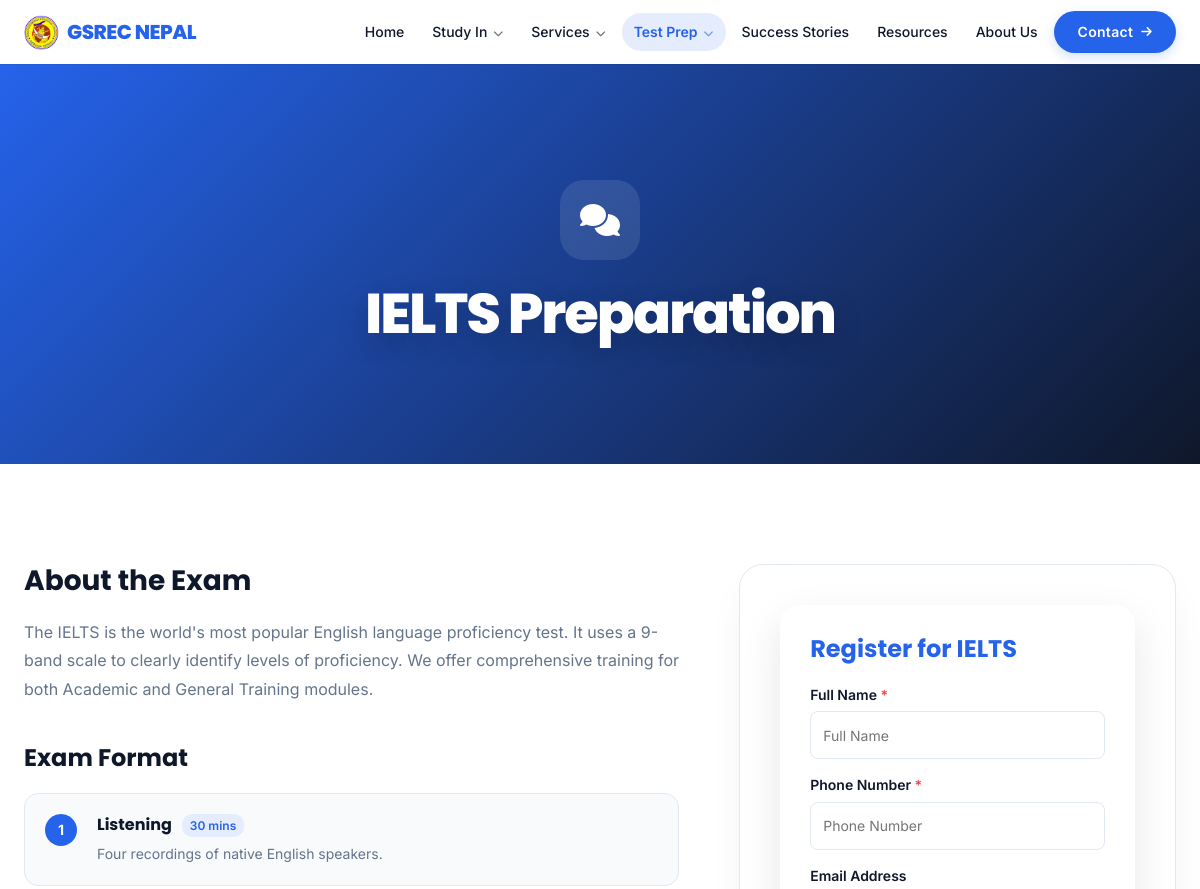
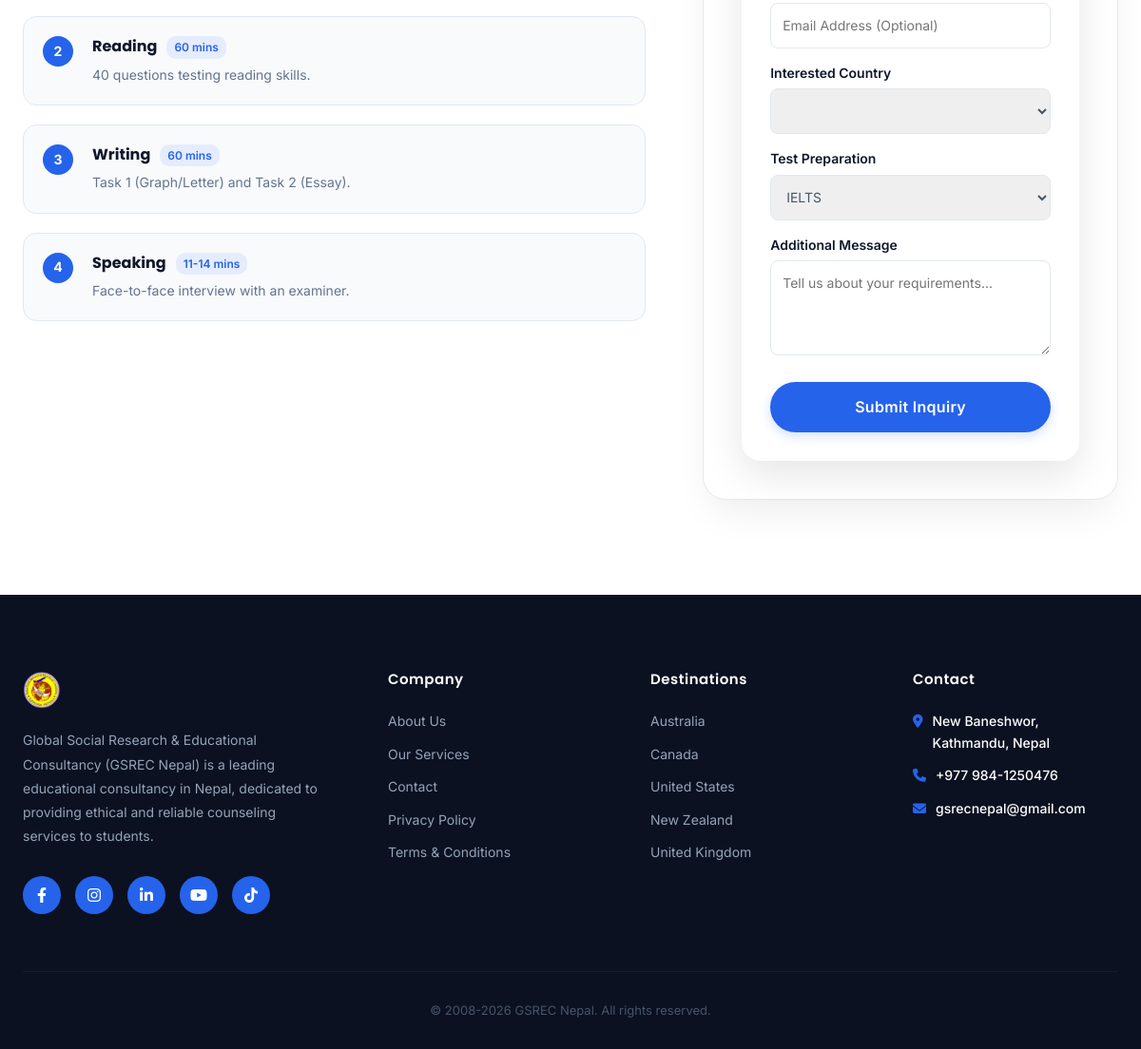
Screenshot of /test-prep/ielts/ with the database file from the repository (2 pictures, top to bottom).
### core/models.py (models this page shows, shortened)
class SiteSettings(models.Model):
    site_name = models.CharField(max_length=100, default="GSREC NEPAL")
    logo = models.ImageField(upload_to='site/', blank=True, null=True, help_text="Main logo for Header")
    footer_logo = models.ImageField(upload_to='site/', blank=True, null=True, help_text="Logo for Footer. Defaults to main logo if not set.")
    favicon = models.ImageField(upload_to='site/', blank=True, null=True)
    footer_description = models.TextField(blank=True, default="Global Student Research & Educational Consultancy (GSREC Nepal) is a leading educational consultancy in Nepal, dedicated to providing ethical and reliable counseling services to students.")
    address = models.CharField(max_length=200, default="New Baneshwor, Kathmandu, Nepal")
    address_link = models.URLField(blank=True, null=True, help_text="Direct Google Maps link for the address")
    phone = models.CharField(max_length=50, default="+977 1-4244XXX")
    email = models.EmailField(default="info@gsrecnepal.com")
    facebook_link = models.URLField(blank=True, null=True)
    twitter_link = models.URLField(blank=True, null=True)
    instagram_link = models.URLField(blank=True, null=True)
    linkedin_link = models.URLField(blank=True, null=True)
    youtube_link = models.URLField(blank=True, null=True)
    tiktok_link = models.URLField(blank=True, null=True)
    footer_company_title = models.CharField(max_length=50, default="Company")
    footer_destinations_title = models.CharField(max_length=50, default="Destinations")
    footer_contact_title = models.CharField(max_length=50, default="Contact")
    class Meta:
        verbose_name_plural = "Site Settings"

class TestPrep(models.Model):
    slug = models.SlugField(unique=True, blank=True)
    name = models.CharField(max_length=50, help_text="Short name e.g., IELTS")
    full_name = models.CharField(max_length=100)
    icon_class = models.CharField(max_length=50, help_text="Full FontAwesome class, e.g., 'fa-solid fa-book' or 'fa-brands fa-duolingo'")
    intro = models.TextField()
    format_data = models.JSONField(default=list, help_text="List of format sections")
    score_scale = models.CharField(max_length=100)
    validity = models.CharField(max_length=100)
    order = models.IntegerField(default=0)
    class Meta:
        ordering = ['order', 'name']

class Country(models.Model):
    slug = models.SlugField(unique=True, blank=True)
    name = models.CharField(max_length=100)
    flag_emoji = models.CharField(max_length=10, blank=True, null=True, help_text="Emoji flag or similar")
    background_image = models.ImageField(upload_to='countries/', blank=True, null=True)
    intro = models.TextField()
    facts = models.JSONField(default=list, help_text="List of facts")
    universities = models.JSONField(default=list, help_text="List of top universities")
    order = models.IntegerField(default=0)
    class Meta:
        verbose_name_plural = "Countries"
        ordering = ['order', 'name']

### core/views.py (the view, shortened to what this page needs)
# urls.py: path('test-prep/<slug:slug>/', views.test_prep_detail, name='test_prep_detail'),
def test_prep_detail(request, slug):
    test_prep = get_object_or_404(TestPrep, slug=slug)
    countries = Country.objects.all()
    services = Service.objects.all()
    test_preps = TestPrep.objects.all()
    submitted = False
    context = {
        'test_prep': test_prep,
        'countries': countries,
        'services': services,
        'test_preps': test_preps,
        'global_test_preps': test_preps, # For partial
        'submitted': submitted
    }
    return render(request, 'core/test_prep_detail.html', context)

### core/templates/core/test_prep_detail.html (shortened to what this page needs)
{% extends 'core/base.html' %}
{% load static %}
{% block content %}
<section
    style="height: 50vh; position: relative; display: flex; align-items: center; justify-content: center; color: white; text-align: center; background: linear-gradient(135deg, var(--primary) 0%, var(--dark) 100%);">
    <div style="position: relative; z-index: 2; padding: 0 20px;">
        <div
            style="width: 80px; height: 80px; background: rgba(255,255,255,0.1); border-radius: 24px; display: inline-flex; align-items: center; justify-content: center; font-size: 32px; color: white; margin-bottom: 20px;">
            <i class="{{ test_prep.icon_class }}"></i>
        </div>
        <h1
            style="font-size: 56px; font-weight: 800; text-shadow: 0 10px 30px rgba(0,0,0,0.2); letter-spacing: -2px; color: #FFFFFF;">
            {{ test_prep.name }} Preparation</h1>
    </div>
</section>
<section class="content-section">
    <div class="container">
        <div class="test-prep-grid">
            <div class="fade-in-section is-visible">
                <h2 style="font-size: 28px; font-weight: 700; margin-bottom: 20px; color: var(--dark);">About the Exam
                </h2>
                <p style="font-size: 16px; line-height: 1.8; color: var(--gray); margin-bottom: 40px;">
                    {{test_prep.intro}}</p>
                <h3 style="font-size: 24px; font-weight: 700; margin-bottom: 20px; color: var(--dark);">Exam Format</h3>
                <div style="display: flex; flex-direction: column; gap: 20px;">
                    {% for item in test_prep.format_data %}
                    <div
                        style="display: flex; gap: 20px; background: #F8FAFC; padding: 20px; border-radius: 14px; border: 1px solid #E2E8F0;">
                        <div
                            style="flex-shrink: 0; width: 32px; height: 32px; background: var(--primary); border-radius: 50%; color: white; display: flex; align-items: center; justify-content: center; font-size: 14px; font-weight: bold;">
                            {{ forloop.counter }}</div>
                        <div>
                            <div style="display: flex; align-items: baseline; gap: 10px; margin-bottom: 6px;">
                                <h4 style="font-weight: 700; color: var(--dark); font-size: 16px;">{{ item.section }}
                                </h4>
                                <span
                                    style="font-size: 12px; background: color-mix(in srgb, var(--primary) 12%, white); color: var(--primary); padding: 2px 8px; border-radius: 10px; font-weight: 600;">{{item.duration}}</span>
                            </div>
                            <p style="font-size: 14px; color: var(--gray); line-height: 1.6;">{{ item.description }}</p>
                        </div>
                    </div>
                    {% endfor %}
                </div>
            </div>
            <div class="fade-in-section is-visible" style="transition-delay: 200ms;">
                <div
                    style="background: white; padding: 40px; border-radius: 24px; border: 1px solid #e2e8f0; box-shadow: 0 20px 40px -10px rgba(0,0,0,0.08); position: sticky; top: 90px;">
                    {% with form_title="Register for "|add:test_prep.name %}
                    {% include 'core/includes/inquiry_form.html' %}
                    {% endwith %}
                </div>
            </div>
        </div>
    </div>
</section>
{% endblock %}

### core/templates/core/base.html (shortened to what this page needs)
{% load static %}
<!DOCTYPE html>
<html lang="en">
<head>
    <link rel="stylesheet" href="https://cdnjs.cloudflare.com/ajax/libs/font-awesome/6.4.0/css/all.min.css">
    <link rel="stylesheet" href="{% static 'core/css/style.css' %}">
    <link rel="stylesheet" href="{% static 'core/css/components.css' %}">
</head>
<body>
    <header class="site-header">
        <div class="container">
            <nav style="display: flex; justify-content: space-between; align-items: center; height: 64px;">
                <a href="{% url 'index' %}" class="site-logo">
                    {% if site_settings.logo %}
                    <img src="{{ site_settings.logo.url }}" alt="{{ site_settings.site_name }}" style="height: 35px;">
                    {% else %}
                    <div class="logo-icon">
                        <i class="fa-solid fa-graduation-cap"></i>
                    </div>
                    {% endif %}
                    GSREC NEPAL
                </a>
                <div class="nav-links-container">
                    <div class="nav-item-wrapper">
                        <a href="{% url 'index' %}"
                            class="nav-item {% if request.resolver_match.url_name == 'index' %}active{% endif %}">
                            Home
                        </a>
                    </div>
                    <div class="nav-item-wrapper dropdown-wrapper">
                        <div class="nav-item {% if 'study' in request.path %}active{% endif %}">
                            <a href="{% url 'destination_list' %}" class="dropdown-text">Study In</a>
                            <span class="dropdown-chevron"><i class="fa-solid fa-chevron-down"></i></span>
                        </div>
                    </div>
                    <div class="nav-item-wrapper dropdown-wrapper">
                        <div class="nav-item {% if 'services' in request.path %}active{% endif %}">
                            <a href="{% url 'service_list' %}" class="dropdown-text">Services</a>
                            <span class="dropdown-chevron"><i class="fa-solid fa-chevron-down"></i></span>
                        </div>
                    </div>
                    <div class="nav-item-wrapper dropdown-wrapper">
                        <div class="nav-item {% if 'test-prep' in request.path %}active{% endif %}">
                            <a href="{% url 'test_prep_list' %}" class="dropdown-text">Test Prep</a>
                            <span class="dropdown-chevron"><i class="fa-solid fa-chevron-down"></i></span>
                        </div>
                    </div>
                    <div class="nav-item-wrapper">
                        <a href="{% url 'success_stories' %}"
                            class="nav-item {% if request.resolver_match.url_name == 'success_stories' %}active{% endif %}">
                            Success Stories
                        </a>
                    </div>
                    <div class="nav-item-wrapper">
                        <a href="{% url 'resources' %}"
                            class="nav-item {% if request.resolver_match.url_name == 'resources' %}active{% endif %}">
                            Resources
                        </a>
                    </div>
                    <div class="nav-item-wrapper">
                        <a href="{% url 'about' %}"
                            class="nav-item {% if request.resolver_match.url_name == 'about' %}active{% endif %}">
                            About Us
                        </a>
                    </div>
                    <a href="{% url 'contact' %}" class="btn-primary contact-btn">
                        Contact <i class="fa-solid fa-arrow-right" style="font-size: 12px"></i>
                    </a>
                </div>
        </div>
    </header>
    <main>
        {% block content %}
        {% endblock %}
    </main>
    <footer class="site-footer">
        <div class="container">
            <div class="footer-grid" style="margin-bottom: 60px;">
                <div>
                    <div class="site-logo footer-logo" style="color: white; margin-bottom: 20px;">
                        {% if site_settings.footer_logo %}
                        <img src="{{ site_settings.footer_logo.url }}" alt="{{ site_settings.site_name }}"
                            style="height: 40px;">
                        {% elif site_settings.logo %}
                        <img src="{{ site_settings.logo.url }}" alt="{{ site_settings.site_name }}"
                            style="height: 40px;">
                        {% else %}
                        <div class="logo-icon">
                            <i class="fa-solid fa-graduation-cap" style="font-size: 14px;"></i>
                        </div>
                        GSREC
                        {% endif %}
                    </div>
                    <p style="color: #94A3B8; font-size: 14px; line-height: 1.8;">
                        {{ site_settings.footer_description }}
                    </p>
                    <div style="display: flex; gap: 15px; margin-top: 30px;">
                        {% if site_settings.facebook_link %}
                        <a href="{{ site_settings.facebook_link }}" target="_blank" class="social-icon"><i
                                class="fa-brands fa-facebook-f"></i></a>
                        {% endif %}
                        {% if site_settings.instagram_link %}
                        <a href="{{ site_settings.instagram_link }}" target="_blank" class="social-icon"><i
                                class="fa-brands fa-instagram"></i></a>
                        {% endif %}
                        {% if site_settings.linkedin_link %}
                        <a href="{{ site_settings.linkedin_link }}" target="_blank" class="social-icon"><i
                                class="fa-brands fa-linkedin-in"></i></a>
                        {% endif %}
                        {% if site_settings.youtube_link %}
                        <a href="{{ site_settings.youtube_link }}" target="_blank" class="social-icon"><i
                                class="fa-brands fa-youtube"></i></a>
                        {% endif %}
                        {% if site_settings.tiktok_link %}
                        <a href="{{ site_settings.tiktok_link }}" target="_blank" class="social-icon"><i
                                class="fa-brands fa-tiktok"></i></a>
                        {% endif %}
                    </div>
                </div>
                <div>
                    <h4 class="footer-heading">{{ site_settings.footer_company_title|default:"Company" }}</h4>
                    <a href="{% url 'about' %}" class="footer-link">About Us</a>
                    <a href="{% url 'service_list' %}" class="footer-link">Our Services</a>
                    <a href="{% url 'contact' %}" class="footer-link">Contact</a>
                    <a href="{% url 'legal_page_detail' 'privacy-policy' %}" class="footer-link">Privacy Policy</a>
                    <a href="{% url 'legal_page_detail' 'terms-and-conditions' %}" class="footer-link">Terms &
                        Conditions</a>
                </div>
                <div>
                    <h4 class="footer-heading">{{ site_settings.footer_destinations_title|default:"Destinations" }}</h4>
                    {% for country in global_countries|slice:":5" %}
                    <a href="{% url 'destination_detail' country.slug %}" class="footer-link">{{ country.name }}</a>
                    {% endfor %}
                </div>
                <div>
                    <h4 class="footer-heading">{{ site_settings.footer_contact_title|default:"Contact" }}</h4>
                    <a href="{{ site_settings.address_link|default:'#' }}" target="_blank"
                        class="interactive-link footer-contact-item" style="display: flex; gap: 10px; color: inherit;">
                        <i class="fa-solid fa-location-dot" style="margin-top: 4px;"></i>
                        {{ site_settings.address }}
                    </a>
                    <a href="tel:{{ site_settings.phone }}" class="interactive-link footer-contact-item"
                        style="display: flex; gap: 10px; color: inherit;">
                        <i class="fa-solid fa-phone" style="margin-top: 4px;"></i>
                        {{ site_settings.phone }}
                    </a>
                    <a href="mailto:{{ site_settings.email }}" class="interactive-link footer-contact-item"
                        style="display: flex; gap: 10px; color: inherit;">
                        <i class="fa-solid fa-envelope" style="margin-top: 4px;"></i>
                        {{ site_settings.email }}
                    </a>
                </div>
            </div>
            <div
                style="text-align: center; padding-top: 30px; border-top: 1px solid rgba(255,255,255,0.05); color: #475569; font-size: 13px;">
                <a href="https://suprimkarki.com.np" style="color: inherit; text-decoration: none;">&copy;</a>
                2008-<span id="currentYear"></span> GSREC Nepal. All rights reserved.
            </div>
        </div>
    </footer>
</body>
</html>

### rows the page displays
SiteSettings: logo (picture), footer_logo (picture), footer_description "Global Social Research & Educational Consultancy (GSREC Nepal) is a leading educational consultancy in Nepal, dedicated to providing ethical and reliable counseling services to students.", footer_company_title "Company", footer_destinations_title "Destinations", footer_contact_title "Contact", address "New Baneshwor, Kathmandu, Nepal", phone "+977 984-1250476", email "gsrecnepal@gmail.com"
TestPrep: name "IELTS", intro "The IELTS is the world's most popular English language proficiency test. It uses a 9-band scale to clearly identify levels of proficiency. We offer comprehensive training for both Academic and General Training modules."
Country: name "Australia"
Country: name "Canada"
Country: name "United States"
Country: name "New Zealand"
Country: name "United Kingdom"

### other values shown
{{ item.section }} "Listening" "Reading" "Writing" "Speaking"
{{ item.duration }} "30 mins" "60 mins" "60 mins" "11-14 mins"
{{ item.description }} "Four recordings of native English speakers." "40 questions testing reading skills." "Task 1 (Graph/Letter) and Task 2 (Essay)." "Face-to-face interview with an examiner."
form field test_prep "IELTS"
